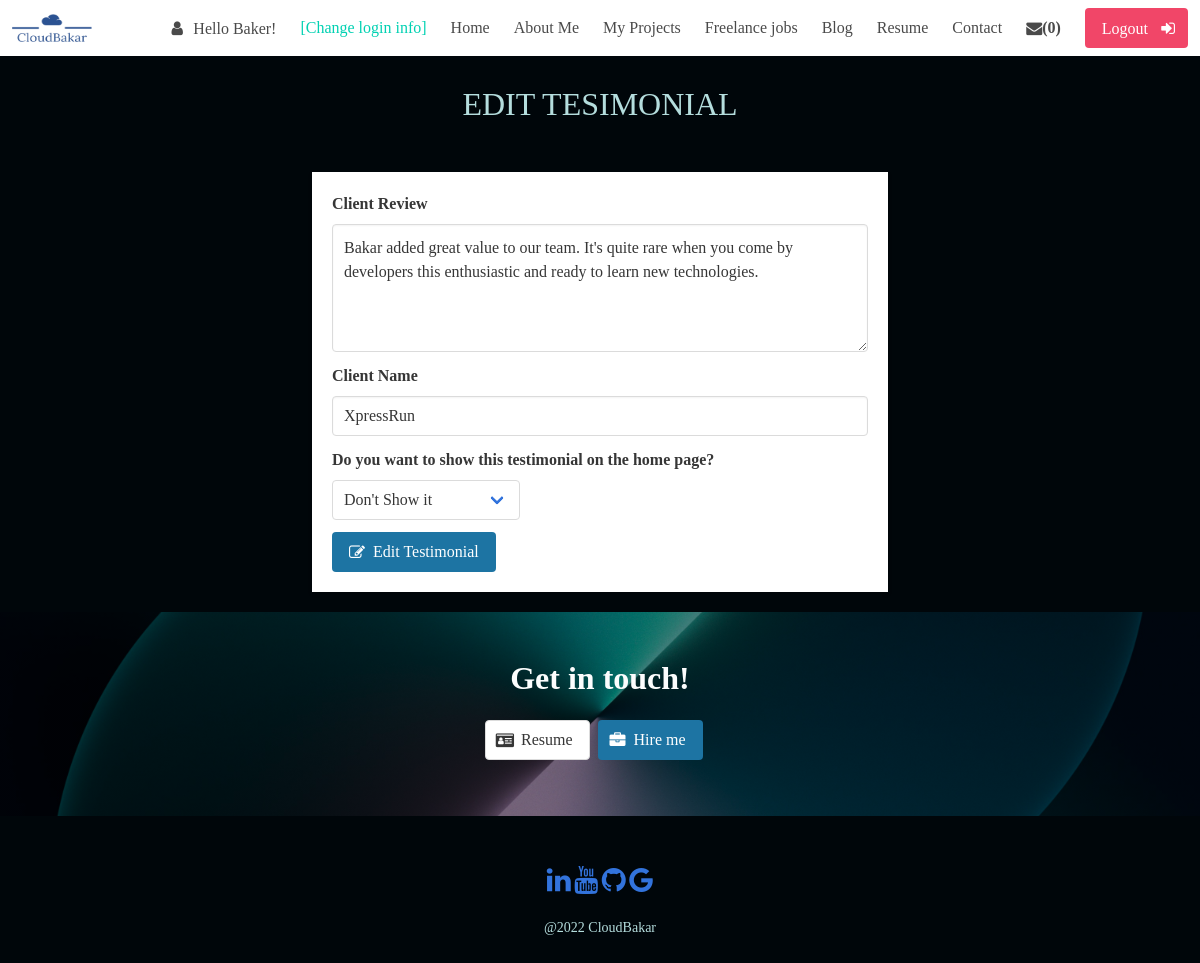
Screenshot of /testimonials/edit/1 (signed in) with the database file from the repository.
### app/models.py (models this page shows)
class Testimonials(db.Model):
    id = db.Column(db.Integer, primary_key=True)
    testimonial_content = db.Column(db.String(20000))
    client_name = db.Column(db.String(900))
    show_home = db.Column(db.String(900))

### app/views.py (the view, shortened to what this page needs)
@views.route('/testimonials/edit/<int:id>', methods=['GET', 'POST'])
@login_required
def edit_testimonial(id):
    testimonial = Testimonials.query.get_or_404(id)
    message = None
    return render_template("edit_testimonial.html", user=current_user, testimonial=testimonial, message=message, messages=messages_count())

### app/__init__.py (called while the page is built)
def create_app():
    app = Flask(__name__)
    app.config['SECRET_KEY'] = 'F4@=xRANsDQXjg8m8+J!Z6c3R9hu9NH$bNXQE-!'
    app.config['SQLALCHEMY_DATABASE_URI'] = f'sqlite:///{DB_NAME}'
    db.init_app(app)
    csrf = CSRFProtect(app)
    login_manager = LoginManager()
    login_manager.login_view = 'auth.login'
    login_manager.init_app(app)
    from .views import views
    from .auth import auth
    app.register_blueprint(views, url_prefix='/')
    app.register_blueprint(auth, url_prefix='/')
    from .models import User, Project, Blog, Freelancejobs, Testimonials, Contact
    create_database(app)
    @login_manager.user_loader
    def load_user(id):
        return User.query.get(int(id))
    return app

### app/views.py (called while the page is built)
def messages_count():
    messages = Contact.query.filter_by(message_status='unread').count()
    return messages

### app/templates/edit_testimonial.html (shortened to what this page needs)
{% extends "base.html" %} {% block title %}Edit Job{% endblock %}
{% block content %}
  <section class="container">
  <br />
  <div class="has-text-centered">
      <span class="is-size-3">EDIT TESIMONIAL</span>
  </div>
  <br />
  <div class="section-light  card" id="contact" style="width: 60%;margin: 20px auto;padding: 20px;">
      <div class="container">
          <div class="columns is-multiline" data-aos="fade-in-up" data-aos-easing="linear">
          <div class="column">
              <form action="" method="POST" enctype=multipart/form-data>
                <div class="field">
                  <label class="label">Client Review</label>
                  <div class="control has-icons-left">
                      <textarea class="textarea"  name="testimonial_content" placeholder="What the Client says about you?">{{testimonial.testimonial_content}}</textarea>
                  </div>
                </div>
                  <div class="field">
                    <label class="label">Client Name</label>
                    <div class="control">
                      <input class="input" value="{{testimonial.client_name}}" type="text" placeholder="Client Name" name="client_name" />
                    </div>
                  </div>
                  <div class="field">
                    <label class="label">Do you want to show this testimonial on the home page?</label>
                    <div class="select" >
                      <select name="show_home">
                        <option value="no">Don't Show it</option>
                      </select>
                    </div>
                  </div>
                  <div class="field">
                    <div class="control ">
                      <button class="button is-primary">
                        <i class="fa fa-pencil-square-o" aria-hidden="true"></i>
                        &nbsp;&nbsp;Edit Testimonial
                    </button>
                    </div>
                  </div>
                </form>
              </div>
            </div>
          </div>
        </div>
  </section>
{% endblock %}

### app/static/css/styles.css (style rules this page uses)
.card { box-shadow: 0px 2px 4px rgba(0, 0, 0, 0.18); margin-bottom: 2rem; }

### rows the page displays
Testimonials: testimonial_content "Bakar added great value to our team. It's quite rare when you come by developers this enthusiastic and ready to learn new technologies.", client_name "XpressRun"

### other values shown
{{ messages }} "0"
